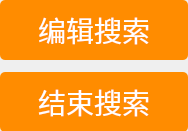
<?xml version="1.0" encoding="UTF-8"?>
<ui version="4.0">
 <class>QStopWindow</class>
 <widget class="QWidget" name="QStopWindow">
  <property name="geometry">
   <rect>
    <x>0</x>
    <y>0</y>
    <width>188</width>
    <height>131</height>
   </rect>
  </property>
  <property name="windowTitle">
   <string>QStopWindow</string>
  </property>
  <widget class="QFrame" name="frame">
   <property name="geometry">
    <rect>
     <x>0</x>
     <y>0</y>
     <width>188</width>
     <height>131</height>
    </rect>
   </property>
   <property name="styleSheet">
    <string notr="true">QFrame{
background-color:rgb(0,0,0,0);
border: 0px;
}

QPushButton{
background: #FF8C00;
border-radius: 5px;
font-family: &quot;微软雅黑&quot;;
font-size: 28px;
color: #FFFFFF;
}</string>
   </property>
   <property name="frameShape">
    <enum>QFrame::StyledPanel</enum>
   </property>
   <property name="frameShadow">
    <enum>QFrame::Raised</enum>
   </property>
   <widget class="QPushButton" name="pushButton_edit">
    <property name="geometry">
     <rect>
      <x>0</x>
      <y>0</y>
      <width>188</width>
      <height>60</height>
     </rect>
    </property>
    <property name="text">
     <string>编辑搜索</string>
    </property>
   </widget>
   <widget class="QPushButton" name="pushButton_stop">
    <property name="geometry">
     <rect>
      <x>0</x>
      <y>72</y>
      <width>188</width>
      <height>60</height>
     </rect>
    </property>
    <property name="text">
     <string>结束搜索</string>
    </property>
   </widget>
  </widget>
 </widget>
 <layoutdefault spacing="6" margin="11"/>
 <resources/>
 <connections/>
</ui>
